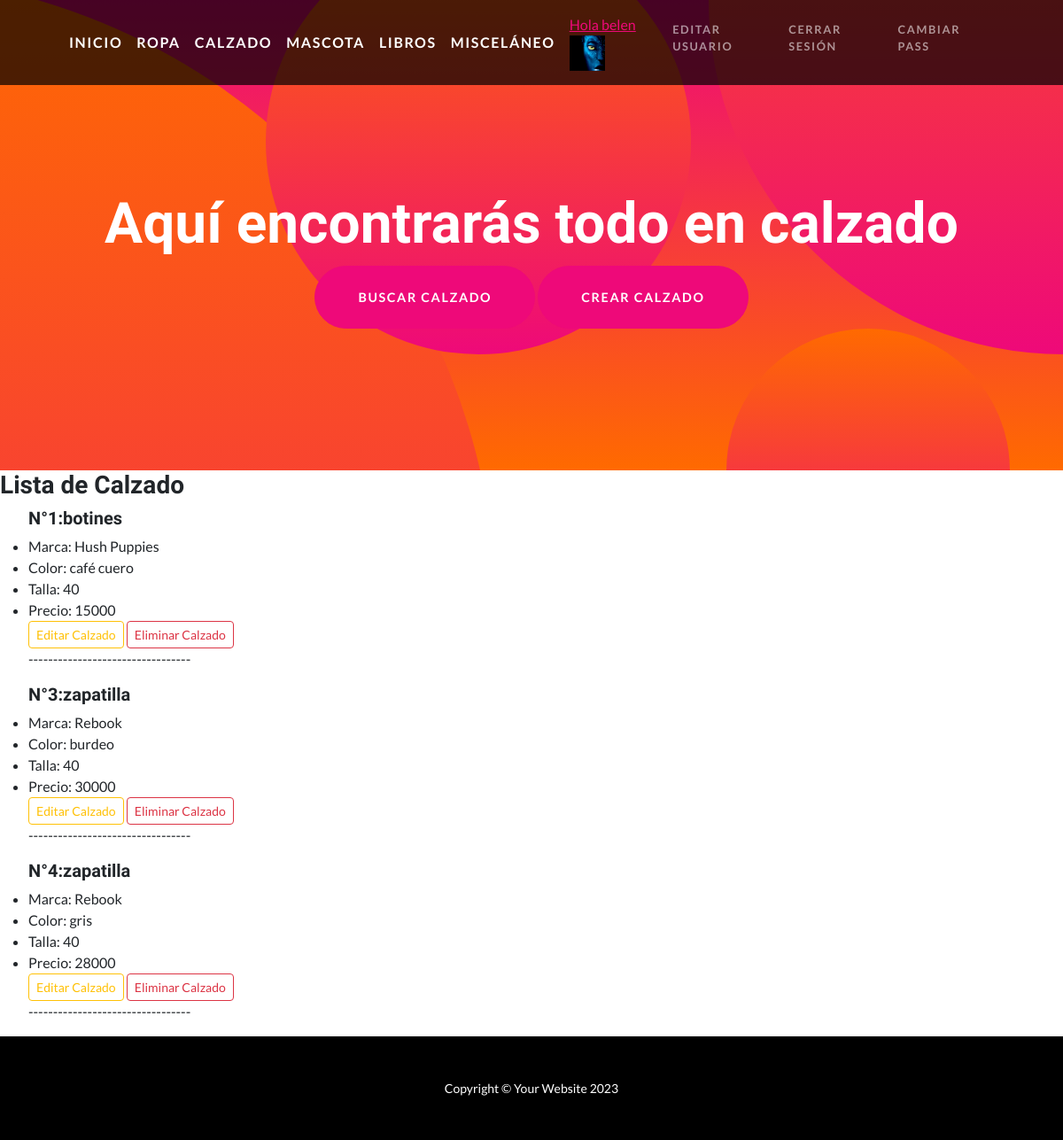
The page /ReignsApp/lista_calzado/ (signed in) on the database its author committed.
### ReignsApp/models.py (models this page shows, shortened)
class Avatar(models.Model):
    usuario = models.ForeignKey(User, on_delete=models.CASCADE)
    imagen = models.ImageField(upload_to="avatares", null=True, blank=True)

class Calzado(models.Model):
    nombre = models.CharField(max_length=20)
    marca = models.CharField(max_length=20)
    color = models.CharField(max_length=20)
    talla = models.CharField(max_length=10)
    precio = models.IntegerField()

### ReignsApp/views.py (the view)
# urls.py: path("lista_calzado/", ListaCalzado.as_view(), name="CalzadosLeer"),
class ListaCalzado(ListView):
    model = Calzado
    template_name = "ReignsApp/Calzado/lista_calzado.html"
    fields = ["id","nombre","marca","color","talla","precio"]

### ReignsApp/Templates/ReignsApp/Calzado/lista_calzado.html
{% extends "ReignsApp/padre.html" %}
{% load static %}
{% block titulo %}
<h2 class="masthead-subheading mb-0">Aquí encontrarás todo en calzado </h2>
<a class="btn btn-primary btn-xl rounded-pill mt-2" href="{% url 'Buscar Calzado' %}">Buscar Calzado</a>
{% if user.is_authenticated %}
<a class="btn btn-primary btn-xl rounded-pill mt-2" href="{% url 'CalzadosCrear' %}">Crear Calzado</a>
{% endif %}
{% endblock %}
{% block contenido %}
<h3>Lista de Calzado</h3>
<ul>
  {% for Calzado in object_list %}
      <h5>N°{{ Calzado.id }}:{{ Calzado.nombre }}</h5>
      <li>Marca: {{ Calzado.marca }}</li>
      <li>Color: {{ Calzado.color }}</li>
      <li>Talla: {{ Calzado.talla }}</li>
      <li>Precio: {{ Calzado.precio }}</li>
    {% if user.is_authenticated %}
    <a class="btn btn-outline-warning btn-sm" href="{% url 'CalzadosEditar' Calzado.id %}">Editar Calzado</a>
    <a class="btn btn-outline-danger btn-sm" href="{% url 'CalzadosEliminar' Calzado.id %}">Eliminar Calzado</a>
    {% endif %}
    <p>---------------------------------</p>
  {% endfor %}
</ul>
{% endblock %}

### ReignsApp/Templates/ReignsApp/padre.html (shortened to what this page needs)
<!DOCTYPE html>
<html lang="en">
    <head>
        {% load static %}
        <link href="{% static 'ReignsApp/css/styles.css' %}" rel="stylesheet" />
    </head>
    <body id="page-top">
        <nav class="navbar navbar-expand-lg navbar-dark navbar-custom fixed-top">
            <div class="container px-5">
                <a class="navbar-brand" href="{% url 'Home' %}">Inicio</a>
                <a class="navbar-brand" href="{% url 'RopaLeer' %}">Ropa</a>
                <a class="navbar-brand" href="{% url 'CalzadosLeer' %}">Calzado</a>
                <a class="navbar-brand" href="{% url 'MascotaLeer' %}">Mascota</a>
                <a class="navbar-brand" href="{% url 'LibroLeer' %}">Libros</a>
                <a class="navbar-brand" href="{% url 'MiscelaneoLeer' %}">Misceláneo</a>
                <div class="collapse navbar-collapse" id="navbarResponsive">
                    <ul class="navbar-nav ms-auto">
                        {% if user.is_authenticated %}
                        <li class="nav-item"><a href="{% url 'Nuevo Avatar' %}">Hola {{user.first_name}} </a>
                        <img src="{{user.avatar_set.first.imagen.url}}" width="40px" height="40px" alt"Error al cargar">
                        <li class="nav-item"><a class="nav-link" href="{% url 'Editar Usuario' %}">Editar Usuario </a>
                        <li class="nav-item"><a class="nav-link" href="{% url 'Cerrar Sesión' %}">Cerrar Sesión</a></li>
                        <li class="nav-item"><a class="nav-link" href="{% url 'Cambiar Contra' %}">Cambiar Pass</a></li>
                        {% else %}
                        <li class="nav-item"><a class="nav-link" href="{% url 'Registrarse' %}">Registrarse</a></li>
                        <li class="nav-item"><a class="nav-link" href="{% url 'Iniciar Sesión' %}">Iniciar Sesión</a></li>
                        {% endif %}
                    </ul>
                </div>
            </div>
        </nav>
        <header class="masthead text-center text-white">
            <div class="masthead-content">
                <div class="container px-5">
                    {% block titulo %}
                    {% endblock %}
                </div>
            </div>
            <div class="bg-circle-1 bg-circle"></div>
            <div class="bg-circle-2 bg-circle"></div>
            <div class="bg-circle-3 bg-circle"></div>
            <div class="bg-circle-4 bg-circle"></div>
        </header>
        {% block contenido %}{% endblock %}
        <footer class="py-5 bg-black">
            <div class="container px-5"><p class="m-0 text-center text-white small">Copyright &copy; Your Website 2023</p></div>
        </footer>
    </body>
</html>

### rows shown on the page
Calzado: id "1", nombre "botines", marca "Hush Puppies", color "café cuero", talla "40", precio "15000"
Calzado: id "3", nombre "zapatilla", marca "Rebook", color "burdeo", talla "40", precio "30000"
Calzado: id "4", nombre "zapatilla", marca "Rebook", color "gris", talla "40", precio "28000"

### other values the page prints
{{ user.first_name }} "belen"
